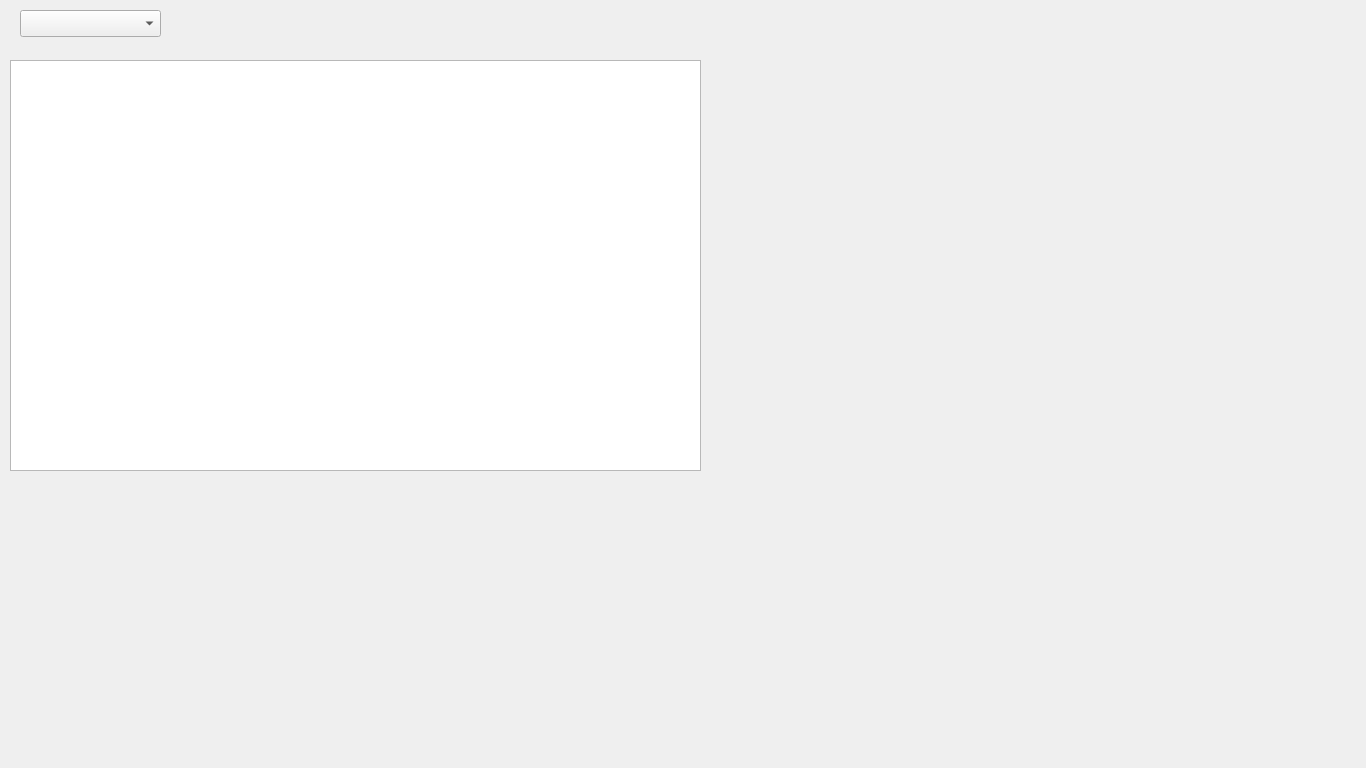
<?xml version="1.0" encoding="UTF-8"?>
<ui version="4.0">
 <class>myactivity</class>
 <widget class="QDialog" name="myactivity">
  <property name="geometry">
   <rect>
    <x>0</x>
    <y>0</y>
    <width>1366</width>
    <height>768</height>
   </rect>
  </property>
  <property name="windowTitle">
   <string>Activity</string>
  </property>
  <widget class="QComboBox" name="comboBox">
   <property name="geometry">
    <rect>
     <x>20</x>
     <y>10</y>
     <width>141</width>
     <height>27</height>
    </rect>
   </property>
  </widget>
  <widget class="QTextBrowser" name="textBrowser">
   <property name="geometry">
    <rect>
     <x>10</x>
     <y>60</y>
     <width>691</width>
     <height>411</height>
    </rect>
   </property>
  </widget>
 </widget>
 <resources/>
 <connections/>
</ui>
